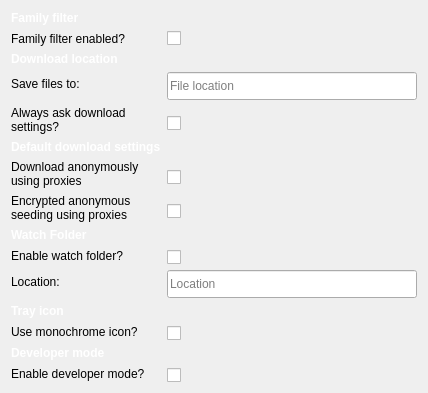
            <widget class="QWidget" name="settings_general_tab">
             <layout class="QFormLayout" name="formLayout">
              <property name="fieldGrowthPolicy">
               <enum>QFormLayout::ExpandingFieldsGrow</enum>
              </property>
              <property name="labelAlignment">
               <set>Qt::AlignLeading|Qt::AlignLeft|Qt::AlignTop</set>
              </property>
              <property name="formAlignment">
               <set>Qt::AlignLeading|Qt::AlignLeft|Qt::AlignTop</set>
              </property>
              <item row="0" column="0">
               <widget class="QLabel" name="label_35">
                <property name="styleSheet">
                 <string notr="true">font-weight: bold;
color: white;</string>
                </property>
                <property name="text">
                 <string>Family filter</string>
                </property>
               </widget>
              </item>
              <item row="1" column="0">
               <widget class="QLabel" name="label_37">
                <property name="text">
                 <string>Family filter enabled?</string>
                </property>
               </widget>
              </item>
              <item row="1" column="1">
               <widget class="QCheckBox" name="family_filter_checkbox">
                <property name="text">
                 <string/>
                </property>
               </widget>
              </item>
              <item row="2" column="0">
               <widget class="QLabel" name="label_4">
                <property name="styleSheet">
                 <string notr="true">font-weight: bold;
color: white;</string>
                </property>
                <property name="text">
                 <string>Download location</string>
                </property>
               </widget>
              </item>
              <item row="3" column="0">
               <widget class="QLabel" name="label_5">
                <property name="styleSheet">
                 <string notr="true"/>
                </property>
                <property name="text">
                 <string>Save files to:</string>
                </property>
               </widget>
              </item>
              <item row="3" column="1">
               <widget class="QLineEdit" name="download_location_input">
                <property name="sizePolicy">
                 <sizepolicy hsizetype="Fixed" vsizetype="Fixed">
                  <horstretch>0</horstretch>
                  <verstretch>0</verstretch>
                 </sizepolicy>
                </property>
                <property name="minimumSize">
                 <size>
                  <width>250</width>
                  <height>28</height>
                 </size>
                </property>
                <property name="maximumSize">
                 <size>
                  <width>250</width>
                  <height>28</height>
                 </size>
                </property>
                <property name="styleSheet">
                 <string notr="true"/>
                </property>
                <property name="placeholderText">
                 <string>File location</string>
                </property>
               </widget>
              </item>
              <item row="4" column="0">
               <widget class="QLabel" name="label_6">
                <property name="styleSheet">
                 <string notr="true"/>
                </property>
                <property name="text">
                 <string>Always ask download
settings?</string>
                </property>
               </widget>
              </item>
              <item row="4" column="1">
               <widget class="QCheckBox" name="always_ask_location_checkbox">
                <property name="styleSheet">
                 <string notr="true">margin-top: 10px;</string>
                </property>
                <property name="text">
                 <string/>
                </property>
               </widget>
              </item>
              <item row="5" column="0">
               <widget class="QLabel" name="default_download_settings_header">
                <property name="styleSheet">
                 <string notr="true">font-weight: bold;
color: white;</string>
                </property>
                <property name="text">
                 <string>Default download settings</string>
                </property>
               </widget>
              </item>
              <item row="6" column="0">
               <widget class="QLabel" name="download_settings_anon_label">
                <property name="text">
                 <string>Download anonymously
using proxies</string>
                </property>
               </widget>
              </item>
              <item row="6" column="1">
               <widget class="QCheckBox" name="download_settings_anon_checkbox">
                <property name="styleSheet">
                 <string notr="true">margin-top: 10px;</string>
                </property>
                <property name="text">
                 <string/>
                </property>
               </widget>
              </item>
              <item row="7" column="0">
               <widget class="QLabel" name="download_settings_anon_seeding_label">
                <property name="text">
                 <string>Encrypted anonymous
seeding using proxies</string>
                </property>
               </widget>
              </item>
              <item row="7" column="1">
               <widget class="QCheckBox" name="download_settings_anon_seeding_checkbox">
                <property name="styleSheet">
                 <string notr="true">margin-top: 10px;</string>
                </property>
                <property name="text">
                 <string/>
                </property>
               </widget>
              </item>
              <item row="8" column="0">
               <widget class="QLabel" name="label_22">
                <property name="styleSheet">
                 <string notr="true">font-weight: bold;
color: white;</string>
                </property>
                <property name="text">
                 <string>Watch Folder</string>
                </property>
               </widget>
              </item>
              <item row="9" column="0">
               <widget class="QLabel" name="label_23">
                <property name="styleSheet">
                 <string notr="true"/>
                </property>
                <property name="text">
                 <string>Enable watch folder?</string>
                </property>
               </widget>
              </item>
              <item row="9" column="1">
               <widget class="QCheckBox" name="watchfolder_enabled_checkbox">
                <property name="styleSheet">
                 <string notr="true">margin-top: 2px;</string>
                </property>
                <property name="text">
                 <string/>
                </property>
               </widget>
              </item>
              <item row="10" column="0">
               <widget class="QLabel" name="label_24">
                <property name="styleSheet">
                 <string notr="true"/>
                </property>
                <property name="text">
                 <string>Location:</string>
                </property>
               </widget>
              </item>
              <item row="10" column="1">
               <widget class="QLineEdit" name="watchfolder_location_input">
                <property name="sizePolicy">
                 <sizepolicy hsizetype="Fixed" vsizetype="Fixed">
                  <horstretch>0</horstretch>
                  <verstretch>0</verstretch>
                 </sizepolicy>
                </property>
                <property name="minimumSize">
                 <size>
                  <width>250</width>
                  <height>28</height>
                 </size>
                </property>
                <property name="maximumSize">
                 <size>
                  <width>250</width>
                  <height>28</height>
                 </size>
                </property>
                <property name="styleSheet">
                 <string notr="true"/>
                </property>
                <property name="placeholderText">
                 <string>Location</string>
                </property>
               </widget>
              </item>
              <item row="11" column="0">
               <widget class="QLabel" name="label_31">
                <property name="styleSheet">
                 <string notr="true">font-weight: bold;
color: white;</string>
                </property>
                <property name="text">
                 <string>Tray icon</string>
                </property>
               </widget>
              </item>
              <item row="12" column="0">
               <widget class="QLabel" name="label_32">
                <property name="text">
                 <string>Use monochrome icon?</string>
                </property>
               </widget>
              </item>
              <item row="12" column="1">
               <widget class="QCheckBox" name="use_monochrome_icon_checkbox">
                <property name="styleSheet">
                 <string notr="true">margin-top: 2px;</string>
                </property>
                <property name="text">
                 <string/>
                </property>
               </widget>
              </item>
              <item row="13" column="0">
               <widget class="QLabel" name="label_33">
                <property name="styleSheet">
                 <string notr="true">font-weight: bold;
color: white;</string>
                </property>
                <property name="text">
                 <string>Developer mode</string>
                </property>
               </widget>
              </item>
              <item row="14" column="0">
               <widget class="QLabel" name="label_34">
                <property name="text">
                 <string>Enable developer mode?</string>
                </property>
               </widget>
              </item>
              <item row="14" column="1">
               <widget class="QCheckBox" name="developer_mode_enabled_checkbox">
                <property name="styleSheet">
                 <string notr="true">margin-top: 2px;</string>
                </property>
                <property name="text">
                 <string/>
                </property>
               </widget>
              </item>
             </layout>
            </widget>
